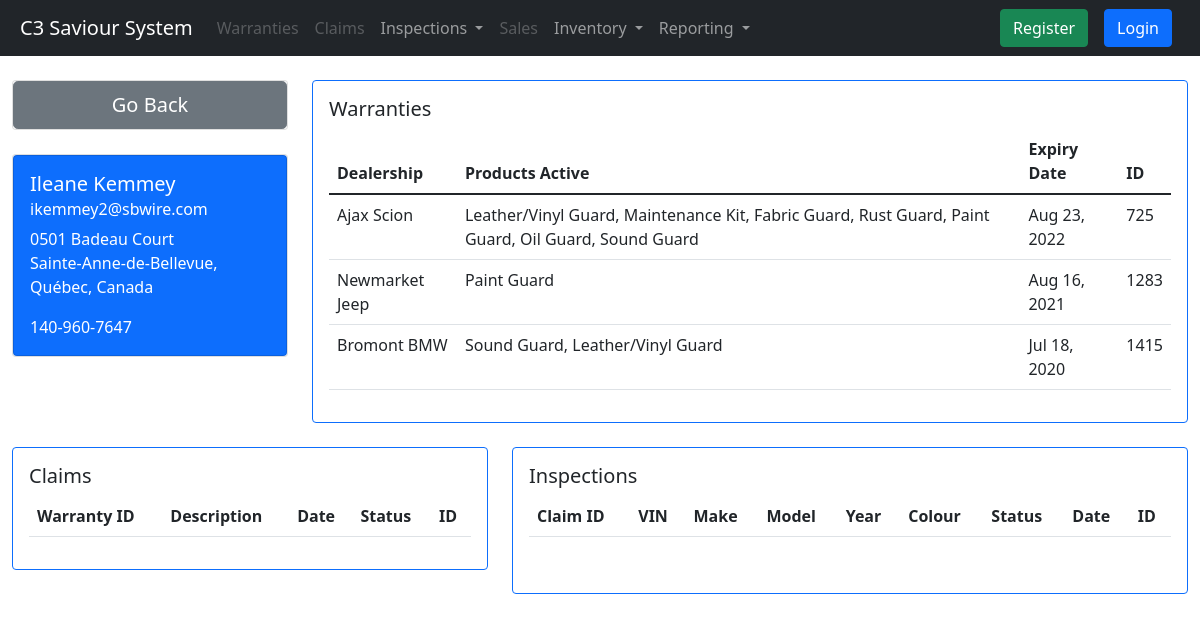
The page /customers/3 on the database its author committed.
### background/models.py (models this page shows, shortened)
class Customer(models.Model):
    first_name = models.CharField(max_length=200)
    last_name = models.CharField(max_length=200)
    email = models.EmailField()
    address = models.CharField(max_length=200)
    city = models.CharField(max_length=200)
    province = models.CharField(max_length=200)
    country = models.CharField(max_length=200)
    phone = models.CharField(max_length=200, blank=True)

class Dealership(models.Model):
    dealership = models.CharField(max_length=200)
    address = models.CharField(max_length=200)
    city = models.CharField(max_length=200)
    province = models.CharField(max_length=200)
    country = models.CharField(max_length=200)
    def __str__(self):
        return self.dealership

### inspections/models.py (models this page shows, shortened)
class warranty(models.Model):
    dealershipID = models.ForeignKey('background.Dealership', on_delete=models.PROTECT)
    customerID = models.ForeignKey('background.Customer', on_delete=models.PROTECT)
    products = models.TextField(max_length=200)
    productBundle = models.BooleanField()
    extendedW = models.BooleanField()
    effectiveDate = models.DateTimeField()
    expiryDate = models.DateTimeField()
    timestamp = models.DateTimeField(auto_now=True)
    objects = warrantyManager()

### background/views.py (the view)
# urls.py: path('customers/<str:pk>', views.customerinfo, name="customerinfo"),
def customerinfo(request, pk):
    customer = Customer.objects.get(id=pk)
    warranties = customer.warranty_set.all()
    claims = [claim
                for warranty in warranties
                for claim in warranty.claim_set.all()]
    inspections = [inspection
                    for claim in claims
                    for inspection in claim.inspection_set.all()]
    context = {'customer':customer, 'warranties':warranties, 'claims':claims, 'inspections':inspections}
    return render(request, 'background/customerinfo.html', context)

### inspections/models.py (called while the page is built)
    def get_queryset(self):
        return super(warrantyManager, self).get_queryset().select_related()

    def get_queryset(self):
        return super(claimManager, self).get_queryset().select_related()

### background/templates/background/customerinfo.html (shortened to what this page needs)
{% extends 'background/base.html' %}
{% block content %}
<body>
    <div class="row">
        <div class="col-md-3 ">
            <div class="card mb-4">
                <button type="button" class="btn btn-secondary btn-lg btn-block" onclick="history.back()">Go Back</button>
            </div>
            <div class="card">
                <div class="card card-body text-white bg-primary">
                    <h5 class="card-title">{{customer.first_name}} {{customer.last_name}}</h5>
                    <h6 class="card-subtitle mb-2">{{customer.email}}</h6>
                    <p class="card-text">{{customer.address}}<br>
                        {{customer.city}}, {{customer.province}}, {{customer.country}}
                    </p>
                    <p class="card-text">{{customer.phone}}</p>
                </div>
            </div>
        </div>
        <div class="col-md-9 d-flex align-items-stretch">
            <div class="card card-body card border-primary">
                <h5 class="card-title">Warranties</h5>
                <table class="table">
                    <thead>
                    <tr>
                        <th>Dealership</th>
                        <th>Products Active</th>
                        <th>Expiry Date</th>
                        <th>ID</th>
                    </tr>
                </thead>
                <tbody>
                    {% for war in warranties %}
                        <tr>
                            <td>{{war.dealershipID}}</td>
                            <td>{{war.products}}</td>
                            <td>{{war.expiryDate|date:"M d, Y" }}</td>
                            <td>{{war.id}}</td>
                        </tr>
                    {% endfor%}
                </tbody>
                </table>
            </div>
        </div>
    </div>
    <br>
    <div class="row">
        <div class="col-xl-5 d-flex mb-4 align-items-stretch">
            <div class="card card-body card border-primary">
                <h5 class="card-title">Claims</h5>
                <table class="table">
                    <tr>
                        <th>Warranty ID</th>
                        <th>Description</th>
                        <th>Date</th>
                        <th>Status</th>
                        <th>ID</th>
                    </tr>
                </table>
            </div>
        </div>
        <div class="col-xl-7 d-flex align-items-stretch">
            <div class="card card-body card border-primary">
                <h5 class="card-title">Inspections</h5>
                <table class="table">
                    <tr>
                        <th>Claim ID</th>
                        <th>VIN</th>
                        <th>Make</th>
                        <th>Model</th>
                        <th>Year</th>
                        <th>Colour</th>
                        <th>Status</th>
                        <th>Date</th>
                        <th>ID</th>
                    </tr>
                </table>
            </div>
        </div>
    </div>
    <br>
    <br>
</body>
{% endblock %}

### rows shown on the page
warranty: dealershipID "Ajax Scion", products "Leather/Vinyl Guard, Maintenance Kit, Fabric Guard, Rust Guard, Paint Guard, Oil Guard, Sound Guard", expiryDate "Aug 23, 2022", id "725"
warranty: dealershipID "Newmarket Jeep", products "Paint Guard", expiryDate "Aug 16, 2021", id "1283"
warranty: dealershipID "Bromont BMW", products "Sound Guard, Leather/Vinyl Guard", expiryDate "Jul 18, 2020", id "1415"

### other values the page prints
{{ customer.first_name }} "Ileane"
{{ customer.last_name }} "Kemmey"
{{ customer.email }} "ikemmey2@sbwire.com"
{{ customer.address }} "0501 Badeau Court"
{{ customer.city }} "Sainte-Anne-de-Bellevue"
{{ customer.province }} "Québec"
{{ customer.country }} "Canada"
{{ customer.phone }} "140-960-7647"
